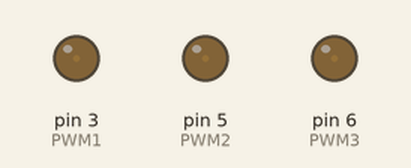
The sketch below on a simulated Arduino Uno, built with avr-gcc and run on an emulated ATmega328P. On the bench: output pins drawn as LEDs (lit = HIGH).

Above: at 0.05 s.
At 1.05 s:
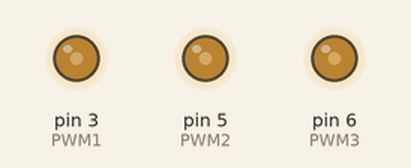
At 1.55 s:
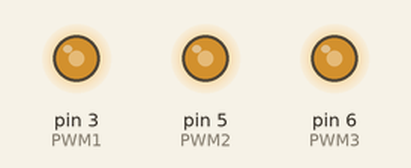
At 2.8 s:
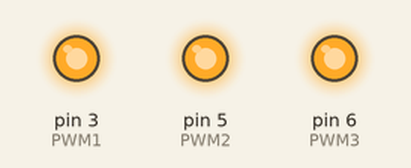
At 4.1 s:
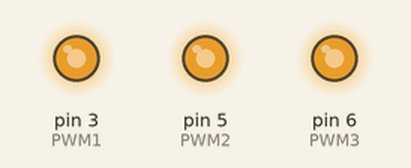
At 5.6 s:
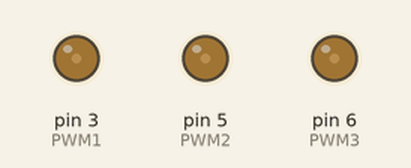
Timing chart, 0 to 8.0 s (numbered marks = the images above):
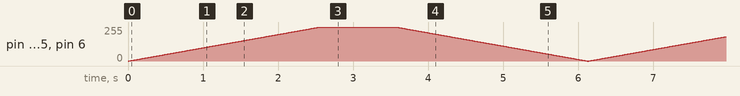

The sketch:

dimming_light3.0.ino
```cpp
int PWM1=3;
int PWM2=5;
int PWM3=6;
void setup() {

  pinMode(PWM1, OUTPUT);

  pinMode(PWM2, OUTPUT);

  pinMode(PWM3, OUTPUT);

}

void loop() {

// fade in from min to max in increments of 1 point:
for(int i=0; i<=255; i++){
  analogWrite(PWM1,i);
// delay(10);

  analogWrite(PWM2,i);
// delay(10);

  analogWrite(PWM3,i);
 delay(10);
}
delay(1000);

for(int i=255; i>=0; i--){
  analogWrite(PWM1,i);
// delay(10);

  analogWrite(PWM2,i);
// delay(10);

  analogWrite(PWM3,i);
delay(10);

}


}
```
